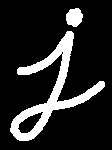
#> input picture 数字图像处理/j.png, 112 x 150 px
$ python ImageProcessingTest6_erode_dilation.py
#> lines starting #> are read from the running program, lines starting #| are printed output that depends on the picture; after the words box and inside, x2 and y2 are one past the last pixel; in counts of white or black regions, pixels touching at a corner belong together
import cv2
import numpy as np
from matplotlib import pyplot as plt

if __name__ == '__main__':
    img = cv2.imread('j.png', 0)
#> img: shape (150, 112); 15.3% white; 2 white regions, box (x1, y1, x2, y2) and area: (10, 31, 105, 141) 2331, (66, 8, 83, 27) 245
    kernel = np.ones((5, 5), np.uint8)
    erosion = cv2.erode(img, kernel, iterations=1)
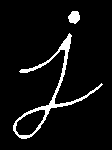
#> erosion: shape (150, 112); 6% white; 2 white regions, box (x1, y1, x2, y2) and area: (13, 33, 103, 139) 898, (68, 11, 80, 24) 117
    dilation = cv2.dilate(img, kernel, iterations=1)
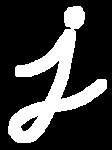
#> dilation: shape (150, 112); 24.6% white; 1 white region, box (x1, y1, x2, y2) and area: (8, 6, 107, 143) 4134
    plt.subplot(131), plt.imshow(img, cmap='gray'), plt.title('Original'), plt.xticks([]), plt.yticks([])
    plt.subplot(132), plt.imshow(erosion, cmap='gray'), plt.title('Erosion'), plt.xticks([]), plt.yticks([])
    plt.subplot(133), plt.imshow(dilation, cmap='gray'), plt.title('Dilation'), plt.xticks([]), plt.yticks([])
    plt.show()
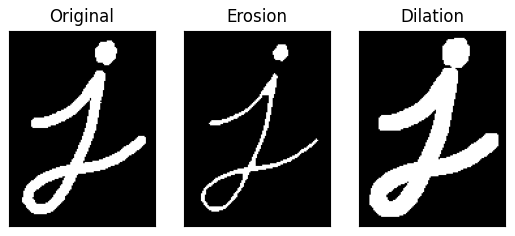
#> figure drawn by matplotlib, 3 panels
